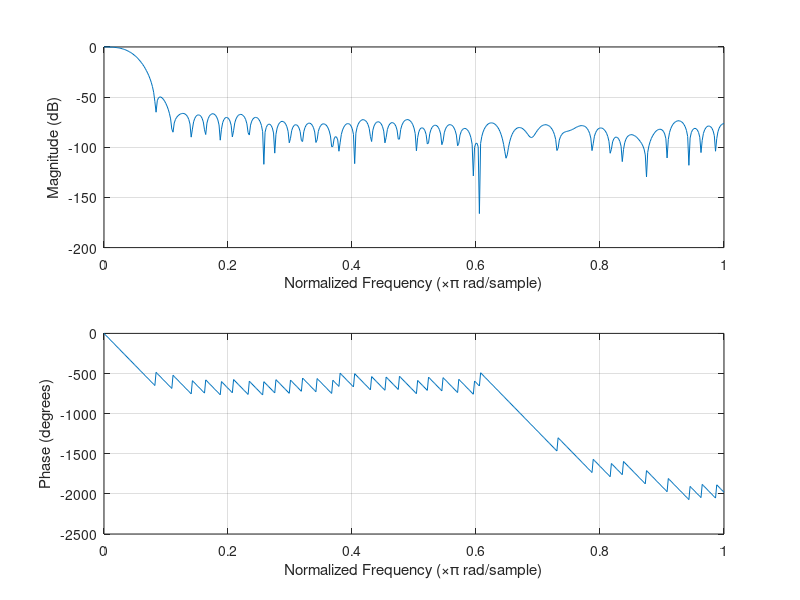

Recreate this plot in MATLAB.


sampling_freq = 44100;
cutoff_freq = 1000;
taps = 89; % Number of taps of the filter
coeff_width = 16; % Width of coefficients in bits
A = int32(fir1(taps - 1, cutoff_freq / (sampling_freq / 2), 'low') * (2^(coeff_width - 1) - 1));

freqz(double(A) / (2^(coeff_width - 1) - 1)); % display for sanity check

for i = 1:length(A)
    hex_value = dec2hex(abs(A(i)),coeff_width / 4); % convert to hex
    if A(i) < 0 % if negative, display sign
        printf("-");
    end
    printf("%d'h%s, ", coeff_width, hex_value); % print result

    if mod(i, 5) == 0
        printf("\n");
    end
end
